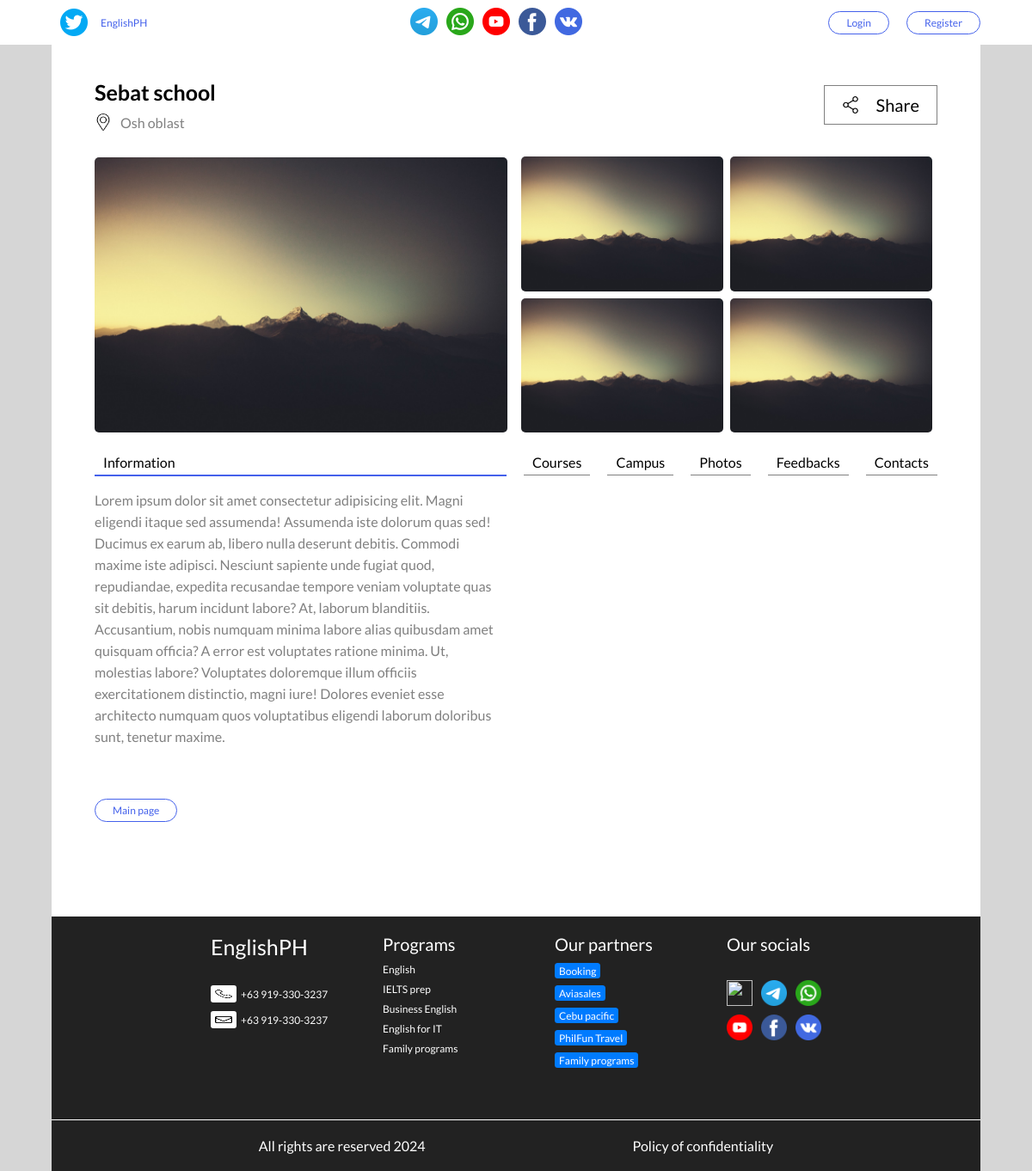
/school/sebat-school/, run on the app's committed database.
### space/models.py (models this page shows, shortened)
class School(models.Model):
    name=models.CharField(max_length=250)
    slug = models.CharField(max_length=250, blank=True, null=True)
    school_info = models.TextField()
    courses = models.ForeignKey('Course', on_delete=models.PROTECT, blank=True, null=True)
    campus = models.ForeignKey('Campus', on_delete=models.PROTECT, blank=True, null=True)
    photos = models.ImageField(upload_to='photos/%Y/%m/%d', verbose_name='Image', blank=True, null=True)
    feedback = models.ForeignKey('Feedback', on_delete=models.PROTECT, blank=True, null=True)
    contact = models.CharField(max_length=250)
    age=models.ForeignKey('Age', on_delete=models.PROTECT, blank=True, null=True)
    price = models.PositiveBigIntegerField(default=100)
    class Meta:
        verbose_name='School'
        verbose_name_plural = 'Schools'
        ordering = ('id',)

class Campus(models.Model):
    name = models.CharField(max_length=250)
    slug = models.CharField(max_length=250, blank=True, null=True)
    class Meta:
        verbose_name = 'Campus'
        verbose_name_plural = 'Campus'
    def __str__(self):
        return f'{self.name}'

### space/views.py (the view)
# urls.py: path('school/<slug:school_slug>/', school, name='school'),
def school(request, school_slug):
    school = get_object_or_404(School, slug = school_slug)
    return render(request, 'space/school.html', {'school': school})

### space/models.py (called while the page is built)
    def __str__(self):
        return self.name

    def __str__(self):
        return self.comment

### space/templates/space/school.html (shortened to what this page needs)
{% extends 'space/base.html' %}
{% load static %}
{% block content %}
    {% include 'space/inc/nav.html' %}
    <div class="container">
        <section class="courses">
            <div class="courses-info">
                <div class="name-loc">
                    <h4>{{school.name}}</h4>
                    <div class="location">
                        <img src="{% static 'space/img/pin.png' %}" alt="">
                        <p>{{school.campus}}</p>
                    </div>
                </div>
                <div class="share">
                    <a href="#">
                        <img src="{% static 'space/img/share.png' %}" alt="">
                    <p>Share</p>
                    </a>
                </div>
            </div>
            <div class="school-details">
                {% if school.photos %}
                <div class="school-photos">
                    <img src="{{school.photos.url}}" alt="" class="first-photo">
                    <div class="small-photos">
                        <img src="{{school.photos.url}}" alt="">
                        <img src="{{school.photos.url}}" alt="">
                        <img src="{{school.photos.url}}" alt="">
                        <img src="{{school.photos.url}}" alt="">
                    </div>
                </div>
                {% endif %}
                <div class="school-info">
                    <div class="tab-content active">
                        <h3 class="active">Information</h3>
                        <div class="tab-content_block active">
                            <p class="active">{{school.school_info}}</p>
                        </div>
                    </div>
                    <div class="tab-content">
                        <h3>Courses</h3>
                    </div>
                    <div class="tab-content">
                        <h3>Campus</h3>
                    </div>
                    <div class="tab-content">
                        <h3>Photos</h3>
                    </div>
                    <div class="tab-content">
                        <h3>Feedbacks</h3>
                    </div>
                    <div class="tab-content">
                        <h3>Contacts</h3>
                    </div>
                </div>
            </div>
            <a class=" main-page btn" href="{% url 'home' %}">Main page</a>
            <div class="course-pagination">
            </div>
        </section>
        <footer>
            <div class="footer-content">
                <div class="footer-box">
                    <a href="" class="footer-title">EnglishPH</a>
                    <span><img src="{% static 'space/img/telephone.png' %}" alt="">+63 919-330-3237</span>
                    <span><img src="{% static 'space/img/mail.png' %}" alt="">+63 919-330-3237</span>
                </div>
                <div class="footer-box">
                    <p class="footer-small">
                        Programs
                    </p>
                    <ul>
                        <li><a href="#">English</a></li>
                        <li><a href="#">IELTS prep</a></li>
                        <li><a href="#">Business English</a></li>
                        <li><a href="#">English for IT</a></li>
                        <li><a href="#">Family programs</a></li>
                    </ul>
                </div>
                <div class="footer-box">
                    <p class="footer-small">
                        Our partners
                    </p>
                    <ul>
                        <li><a class="btn2" href="#">Booking</a></li>
                        <li><a class="btn2" href="#">Aviasales</a></li>
                        <li><a class="btn2" href="#">Cebu pacific</a></li>
                        <li><a class="btn2" href="#">PhilFun Travel</a></li>
                        <li><a class="btn2" href="#">Family programs</a></li>
                    </ul>
                </div>
                <div class="footer-box-socials">
                    <p class="footer-small">
                        Our socials
                    </p>
                    <ul class="footer-socials">
                        <li><a href="#"><img src="{% static 'space/img/instagram.png' %}" alt=""></a> </li>
                        <li><a href="#"><img src="{% static 'space/img/telegram.png' %}" alt=""></a> </li>
                        <li><a href="#"><img src="{% static 'space/img/whatsapp.png' %}" alt=""></a> </li>
                        <li><a href="#"><img src="{% static 'space/img/youtube.png' %}" alt=""></a> </li>
                        <li><a href="#"><img src="{% static 'space/img/facebook.png' %}" alt=""></a> </li>
                        <li><a href="#"><img src="{% static 'space/img/vk.png' %}" alt=""></a> </li>
                        </ul>
                </div>
            </div>
            <div class="sub-footer">
                <a href="#" class="rights">All rights are reserved 2024</a>
                <a href="#" class="conf">Policy of confidentiality</a>
            </div>
        </footer>
    </div>
{% endblock %}

### space/templates/space/base.html (shortened to what this page needs)
{% load static %}
<!DOCTYPE html>
<html lang="en">
<head>
    <link rel="stylesheet" href="{% static 'space/css/style.css' %}">
</head>
<body>
    {% block content %}
    {% endblock %}
</body>
</html>

### space/templates/space/inc/nav.html (shortened to what this page needs)
{% load static %}
<nav>
    <div class="container">
        <div class="nav">
            <span class="logo">
                <a href="{% url 'home' %}">
                    <img src="{% static 'space/img/logo.png' %}" alt="logo">
                    <h1>EnglishPH</h1>
                </a>
            </span>
            <ul class="socials">
                <li><a href="#"><img src="{% static 'space/img/telegram.png' %}" alt=""></a> </li>
                <li><a href="#"><img src="{% static 'space/img/whatsapp.png' %}" alt=""></a> </li>
                <li><a href="#"><img src="{% static 'space/img/youtube.png' %}" alt=""></a> </li>
                <li><a href="#"><img src="{% static 'space/img/facebook.png' %}" alt=""></a> </li>
                <li><a href="#"><img src="{% static 'space/img/vk.png' %}" alt=""></a> </li>
            </ul>
            <ul class="account">
                {% if request.user.is_authenticated %}
                <a class="btn " href="{% url 'profile' %}">Profile</a>
                <a class="btn " href="{% url 'logout' %}">Logout</a>
                {% else %}
                <a class="btn " href="{% url 'login' %}">Login</a>
                <a class="btn " href="{% url 'register' %}">Register</a>
                {% endif %}
            </ul>
        </div>
    </div>
</nav>

### data on the page
School: name "Sebat school", campus "Osh oblast", photos (picture), school_info "Lorem ipsum dolor sit amet consectetur adipisicing elit. Magni eligendi itaque sed assumenda! Assumenda iste dolorum quas sed! Ducimus ex earum ab, libero nulla deserunt debitis. Commodi maxime iste adipisci. Nesciunt sapiente unde fugiat quod, repudiandae, expedita recusandae tempore veniam voluptate quas sit debitis, harum incidunt labore? At, laborum blanditiis. Accusantium, nobis numquam minima labore alias quibusdam amet quisquam officia? A error est voluptates ratione minima. Ut, molestias labore? Voluptates doloremque illum officiis exercitationem distinctio, magni iure! Dolores eveniet esse architecto numquam quos voluptatibus eligendi laborum doloribus sunt, tenetur maxime."
